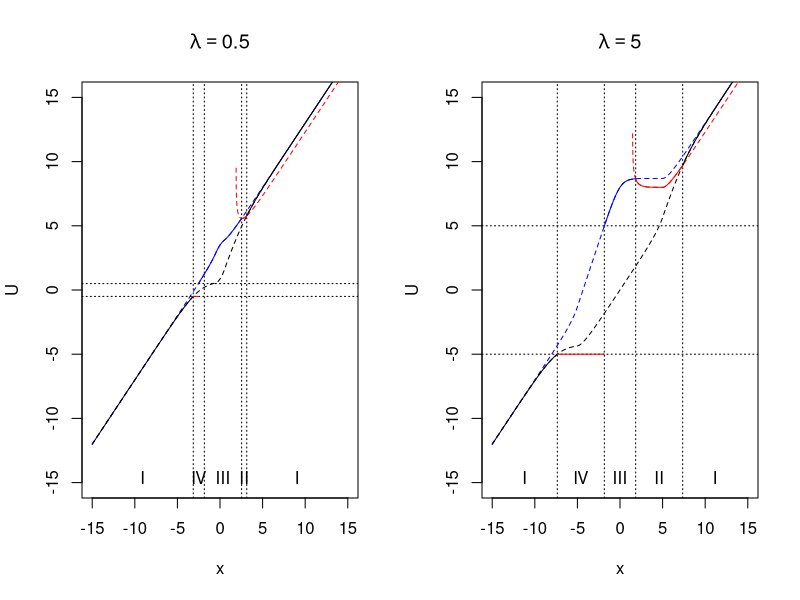
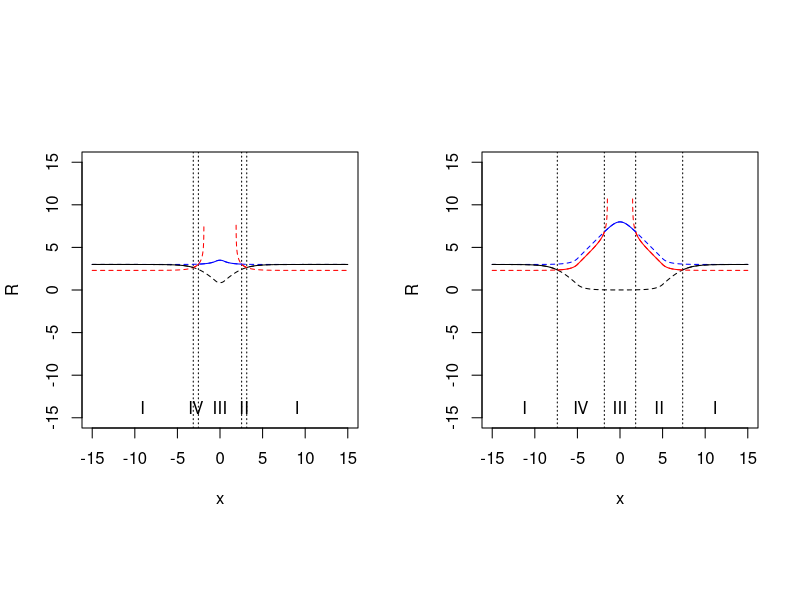
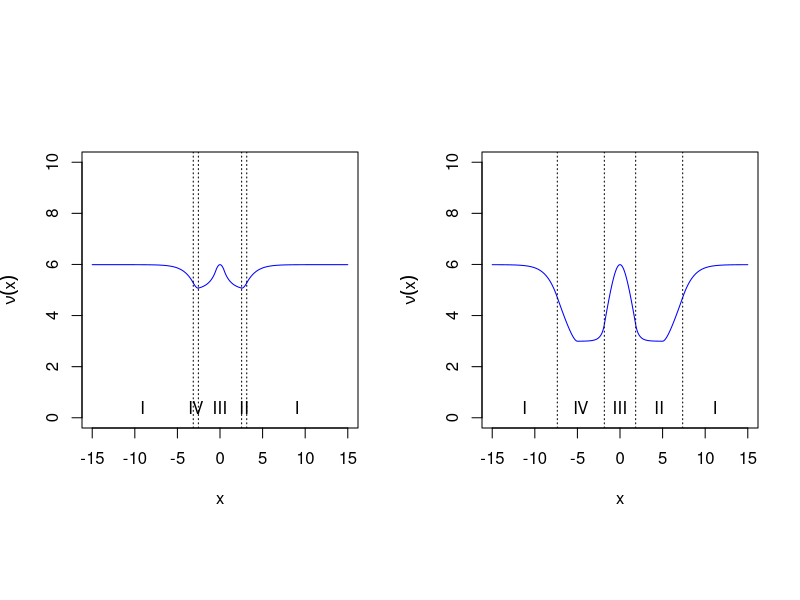

Reproduce these figures in R, in order.
#--------------------------------------------------------------------------------------------------------------------#
# On frequentist coverage of Bayesian credible sets for estimation of the mean under constraints
# Duisters & Schmidt-Hieber
# Math Institute, Leiden University
# June 2019
#--------------------------------------------------------------------------------------------------------------------#
#--------------------------------------------------------------------------------------------------------------------#
# source functions
library(rmutil) #dlaplace

#--------------------------------------------------------------------------------------------------------------------#
# Plots
#--------------------------------------------------------------------------------------------------------------------#
# Fig 3: Visualize R functions
dist <- "Lap"

# localize g and G functions
if(dist=="Lap"){
  g <- function(x,theta0=0){dlaplace(x,m=theta0,s=1)}
  G <- function(x,theta0=0){plaplace(x,m=theta0,s=1)}  
  Ginv <- function(p){qlaplace(p)}
}
if(dist=="Normal"){
  g <- function(x,theta0=0){dnorm(x,theta0,1)}
  G <- function(x,theta0=0){pnorm(x,theta0,1)}
  Ginv <- function(p){qnorm(p)}  # make precise by always considering small p as opposed to large  
}
if(dist=="t3"){
  g <- function(x,theta0=0){dt(x,3)}
  G <- function(x,theta0=0){pt(x,3)}  
  Ginv <- function(p){qt(p,3)}
}
if(dist=="t5"){
  g <- function(x,theta0=0){dt(x,5)}
  G <- function(x,theta0=0){pt(x,5)}  
  Ginv <- function(p){qt(p,5)}
}
if(dist=="Cauchy"){
  g <- function(x,theta0=0){dcauchy(x,theta0,1)}
  G <- function(x,theta0=0){pcauchy(x,theta0,1)}  
  Ginv <- function(p){qcauchy(p)}
}

# R functions
R1f <- function(x,alpha,w,lambda){Ginv(pmax(0,pmin(1,1 - alpha/2 - (1-w)/(2*w)*alpha*g(x)-((1-alpha)/2)*(G(lambda-x)-G(-lambda-x)))))}
R2f <- function(x,alpha,w,lambda){Ginv(pmax(0,pmin(1,1 - alpha - (1-w)/w*alpha*g(x)+alpha*(G(lambda-x)-G(-lambda-x)) + G(-lambda-x))))}
R3f <- function(x,alpha,w,lambda){Ginv(pmax(0,pmin(1,1 - alpha/2 - (1-w)/(2*w)*alpha*g(x)+(alpha/2)*(G(lambda-x)-G(-lambda-x)))))}


alpha <- 0.05
lambdas <- c(0.5,5)
w <- 1
#w<-0.2


pdf("Figures/figR.pdf",width=9)

xgrid <- seq(-15,15,0.01)
ranges <- c(-15,15)

par(mfrow=c(1,length(lambdas)),pty="s")
for(lambda in lambdas){
  
  # get R
  R1 <- R1f(xgrid,alpha,w,lambda)
  R2 <- R2f(xgrid,alpha,w,lambda)
  R3 <- R3f(xgrid,alpha,w,lambda)
  
  plot(xgrid,xgrid,type="n",xlab="x",ylab="R",xlim=ranges,asp=1) #main=bquote(lambda==.(lambda))
  
  x1 <- xgrid[xgrid > lambda + R1]
  x2 <- xgrid[(xgrid > 0) & (-lambda + R3 < xgrid) & (xgrid <= lambda + R1)  ]
  x3 <- xgrid[abs(xgrid) <= -lambda + R3]
  x4 <- (-x2)
  x5 <- xgrid[-xgrid > lambda + R1]
  
  
  # exclude |x| <= t_alpha
  ta <-max(0,xgrid[((w/(1-w))*(G(xgrid - lambda) + G(-xgrid - lambda))/g(xgrid)) <= (alpha/(1-alpha))])
  #if(ta!=0){polygon(x=c(-ta,ta,ta,-ta,-ta),y=c(-100,-100,100,100,-100),col="grey")}
  
  if(ta==0){ # this is a manual trick, not exact
  abline(v=c(max(x5),max(x4),min(x2),min(x1)),lty=3)
  mtext(c("I","IV","III","II","I"),side=1,adj=0.5,line=-1.5,at=c((min(ranges)+max(x5))/2,(max(x5)+max(x4))/2,(max(x4)+min(x2))/2,(min(x2)+min(x1))/2,(min(x1)+max(ranges))/2))
  }else{
    abline(v=c(max(x5),-ta,ta,min(x1)),lty=3)  
    mtext(c("I","IV","-","II","I"),side=1,adj=0.5,line=-1.5,at=c((min(ranges)+max(x5))/2,(max(x5)-ta)/2,(-ta+ta)/2,(ta+min(x1))/2,(min(x1)+max(ranges))/2))
    mtext(c(expression(-t[alpha]),expression(t[alpha])),side=1,at=c(-ta,ta),line=1)
  }
  
  lines(xgrid,R1,lty=2)
  lines(xgrid,R2,col="red",lty=2)
  lines(xgrid,R2f(-xgrid,alpha,w,lambda),col="red",lty=2)
  lines(xgrid,R3,col="blue",lty=2)
  
  # Active x in regime
  lines(x1[abs(x1)>ta],R1f(x1[abs(x1)>ta],alpha,w,lambda),lty=1)
  lines(x2[abs(x2)>ta],R2f(x2[abs(x2)>ta],alpha,w,lambda),col="red",lty=1)
  lines(x3[abs(x3)>ta],R3f(x3[abs(x3)>ta],alpha,w,lambda),col="blue",lty=1)
  lines(x4[abs(x4)>ta],R2f(-x4[abs(x4)>ta],alpha,w,lambda),col="red",lty=1)
  lines(x5[abs(x5)>ta],R1f(x5[abs(x5)>ta],alpha,w,lambda),lty=1)
  
  #legend("topleft",c(expression(R[1](x)),expression(paste(R[2](-x),",",R[2](x))),expression(R[3](x))),lty=c(1,1,1),col=c(1,"red","blue"),bg="white",box.col="white",seg.len=2)
  
}

dev.off()

# check, should give the same as FigLU :
# will replace getU and figLU
# plot U
par(mfrow=c(1,length(lambdas)))
for(lambda in lambdas){
  plot(xgrid,xgrid,type="n",xlab="x",ylab="U",ylim=c(-15,15),main=bquote(lambda==.(lambda)))
  
  lines(xgrid,xgrid+R1f(xgrid,alpha,w,lambda),lty=2)
  lines(xgrid,xgrid+R2f(xgrid,alpha,w,lambda),col="red",lty=2)
  lines(xgrid,xgrid+R3f(xgrid,alpha,w,lambda),col="blue",lty=2)

  x1 <- x2 <- x3 <- x5 <-  numeric(0)
  x1 <- xgrid[xgrid > lambda + R1f(xgrid,alpha,w,lambda)]
  x5 <- xgrid[-xgrid > lambda + R1f(xgrid,alpha,w,lambda)]
  x2 <- xgrid[(xgrid > 0) & (-lambda + R3f(xgrid,alpha,w,lambda) < xgrid) & (xgrid <= lambda + R1f(xgrid,alpha,w,lambda))]
  x3 <- xgrid[abs(xgrid) <= -lambda + R3f(xgrid,alpha,w,lambda)]
  
  abline(h=c(-lambda,lambda),lty=3)
  #abline(v=c(max(x5),min(x3),max(x3),min(x1)),lty=3)
  #mtext(c("I","IV","III","II","I"),side=1,adj=0.5,line=-1.5,at=c((min(xgrid)+max(x5))/2,(max(x5)+min(x3))/2,(min(x3)+max(x3))/2,(max(x3)+min(x1))/2,(min(x1)+max(xgrid))/2))
  abline(v=c(max(x5),max(x4),min(x2),min(x1)),lty=3)
  mtext(c("I","IV","III","II","I"),side=1,adj=0.5,line=-1.5,at=c((min(xgrid)+max(x5))/2,(max(x5)+max(x4))/2,(max(x4)+min(x2))/2,(min(x2)+min(x1))/2,(min(x1)+max(xgrid))/2))
  
  
  if(length(x1)>0){lines(x1,x1+R1f(x1,alpha,w,lambda),lty=1)}
  if(length(x5)>0){lines(x5,x5+R1f(x5,alpha,w,lambda),lty=1)}
  if(length(x2)>0){lines(x2,x2+R2f(x2,alpha,w,lambda),col="red",lty=1)}
  if(length(x2)>0){lines(-x2,rep(-lambda,length(x2)),col="red",lty=1)}
  if(length(x3)>0){lines(x3,x3+R3f(x3,alpha,w,lambda),col="blue",lty=1)}
  
}

# ---------------------------------------------------------------------------------------- #
# Lebesgue measure HPD credible set

alpha <- 0.05
lambdas <- c(0.5, 5)
w <- 1
#w<-0.2

pdf("Figures/figsize.pdf",width=9)
#pdf("Figures/figsizeSI.pdf",width=9) #w=0.2

par(mfrow=c(1,length(lambdas)),pty="s")
for(lambda in lambdas){
  plot(xgrid,xgrid,type="n",xlab="x",ylab=expression(nu(x)),ylim=c(0,10))
  #polygon(x=c(-100,100,100,-100,-100),y=c(-100,-100,0,0,-100),col="lightgrey")
  #box()

  
  ta <-max(0,xgrid[((w/(1-w))*(G(xgrid - lambda) + G(-xgrid - lambda))/g(xgrid)) <= (alpha/(1-alpha))])
  
  x1 <- xgrid[(xgrid > lambda + R1f(xgrid,alpha,w,lambda))]
  x2 <- xgrid[(xgrid > 0) & (-lambda + R3f(xgrid,alpha,w,lambda) < xgrid) & (xgrid <= lambda + R1f(xgrid,alpha,w,lambda))  ]
  x3 <- xgrid[(abs(xgrid) <= -lambda + R3f(xgrid,alpha,w,lambda))]
  x4 <- (-x2)
  x5 <- xgrid[(-xgrid > lambda + R1f(xgrid,alpha,w,lambda))]
  
  lines(x1[abs(x1)>ta],2*R1f(x1[abs(x1)>ta],alpha,w,lambda),col="blue") # black
  lines(x2[abs(x2)>ta],x2[x2>ta]+R2f(x2[abs(x2)>ta],alpha,w,lambda)-lambda,col="blue") #green
  lines(x3[abs(x3)>ta],2*R3f(x3[abs(x3)>ta],alpha,w,lambda)-2*lambda,col="blue") # blue
  lines(x4[abs(x4)>ta],-x4[abs(x4)>ta]+R2f(-x4[abs(x4)>ta],alpha,w,lambda)-lambda,col="blue") # red
  lines(x5[abs(x5)>ta],2*R1f(x5[abs(x5)>ta],alpha,w,lambda),col="blue") # black
 
  lapply(list(x1,x2,x3,x4,x5),function(x)lines(x[abs(x)<=ta],rep(0,sum(abs(x)<=ta)),col="blue")) # draw zero size for HPD(x)={0}.
   
  if(ta==0){ # this is a manual trick, not exact
    abline(v=c(max(x5),max(x4),min(x2),min(x1)),lty=3)
    mtext(c("I","IV","III","II","I"),side=1,adj=0.5,line=-1.5,at=c((min(xgrid)+max(x5))/2,(max(x5)+max(x4))/2,(max(x4)+min(x2))/2,(min(x2)+min(x1))/2,(min(x1)+max(xgrid))/2))
  }else{
    abline(v=c(max(x5),-ta,ta,min(x1)),lty=3,col="grey")
    mtext(c("I","IV","-","II","I"),side=1,adj=0.5,line=-1.5,at=c((min(ranges)+max(x5))/2,(max(x5)-ta)/2,(-ta+ta)/2,(ta+min(x1))/2,(min(x1)+max(ranges))/2))
    mtext(c(expression(-t[alpha]),expression(t[alpha])),side=1,at=c(-ta,ta),line=1)
  }
  
  
}

dev.off()

# ---------------------------------------------------------------------------------------- #
